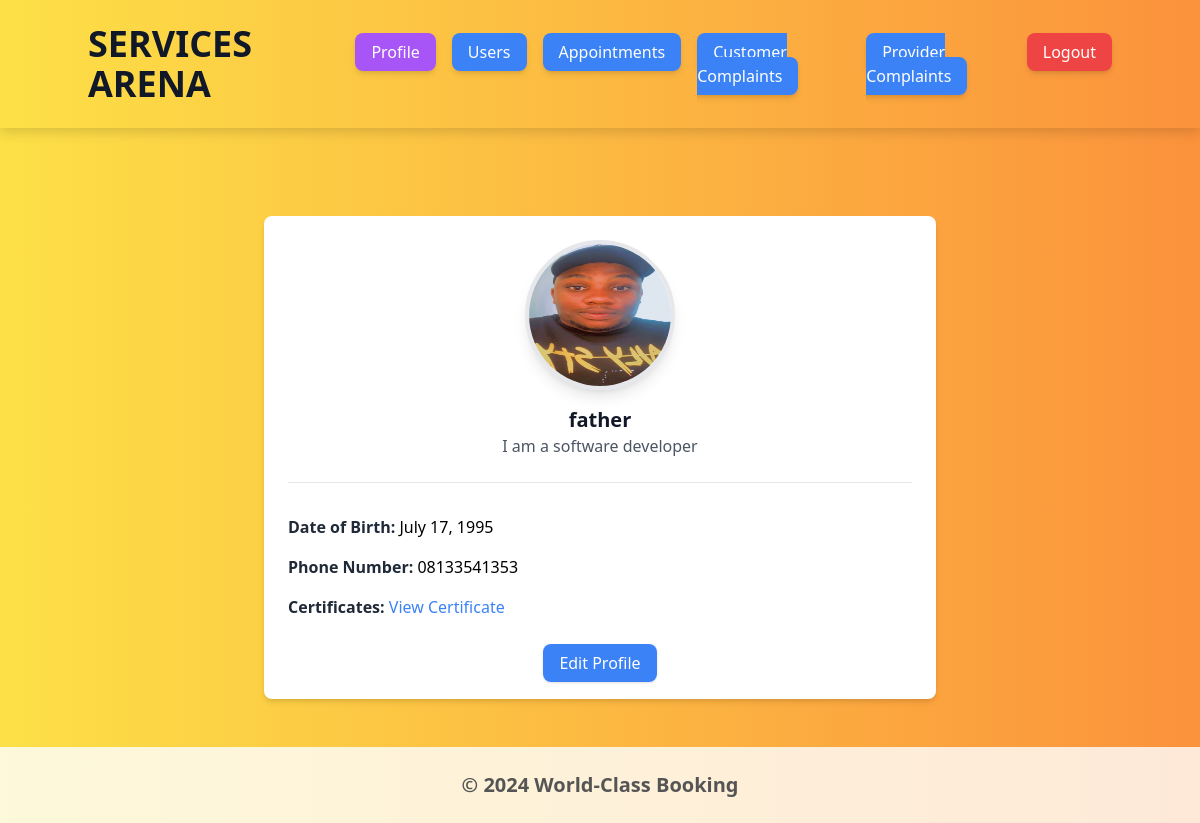
/user/details/father (signed in), run on the app's committed database.
### book/models.py (models this page shows)
class User_Details(db.Model):
    id = db.Column(db.Integer, primary_key=True)
    user_name = db.Column(db.Integer, db.ForeignKey(
        'user.full_name'), unique=True, nullable=False)
    profile_pic = db.Column(db.String(200), nullable=True)
    bio = db.Column(db.String(500), nullable=True)
    created_at = db.Column(db.DateTime, nullable=False, default=datetime.utcnow)
    certificates = db.Column(db.String(200), nullable=True)
    date_of_birth = db.Column(db.Date(), nullable=False)
    phone_number = db.Column(db.String(20), nullable=False)
    user = db.relationship(
        'User', backref=db.backref('passenger', uselist=False))

### book/users/routes.py (the view)
@auth.route('/user/details/<string:user_name>', methods=['GET', 'POST'])
@login_required
def user_details_form(user_name):
    if not current_user.is_authenticated:
        flash("Please log in to access this page.", "warning")
        return redirect(url_for('auth.login'))
    user_details = User_Details.query.filter_by(user_name=user_name).first()
    if not user_details:
        flash("No user details found. Please fill out your profile information.", "warning")
        return redirect(url_for('auth.user_details', user_name=user_name))
    return render_template('user_details_form.html', user_details=user_details)

### book/models.py (called while the page is built)
@login_manager.user_loader
def load_user(user_id):
    return User.query.get(int(user_id))

### book/templates/user_details_form.html
{% extends "base.html" %}
{% block content %}
<div class="container mx-auto mt-10 max-w-2xl">
    <div class="bg-white shadow-md rounded-lg overflow-hidden">
        <div class="p-6">
            <div class="flex justify-center">
                {% if user_details.profile_pic %}
                    <img src="{{ url_for('static', filename='profile_pics/' + user_details.profile_pic) }}" alt="Profile Picture" class="rounded-full border-4 border-gray-200 shadow-lg" style="width: 150px; height: 150px;">
                {% else %}
                    <img src="{{ url_for('static', filename='default_profile.png') }}" alt="Default Profile Picture" class="rounded-full border-4 border-gray-200 shadow-lg" style="width: 150px; height: 150px;">
                {% endif %}
            </div>
            <div class="text-center mt-4">
                <h4 class="text-xl font-bold text-gray-900">{{ user_details.user_name }}</h4>
                {% if user_details.bio %}
                    <p class="text-gray-600">{{ user_details.bio }}</p>
                {% else %}
                    <p class="text-gray-500 italic">No bio available</p>
                {% endif %}
            </div>
            <hr class="my-6">
            <ul class="list-none">
                <li class="py-2">
                    <span class="font-semibold text-gray-800">Date of Birth: </span>{{ user_details.date_of_birth.strftime('%B %d, %Y') }}
                </li>
                <li class="py-2">
                    <span class="font-semibold text-gray-800">Phone Number: </span>{{ user_details.phone_number }}
                </li>
                <li class="py-2">
                    <span class="font-semibold text-gray-800">Certificates: </span>
                    {% if user_details.certificates %}
                        <a href="{{ url_for('static', filename='certificates/' + user_details.certificates) }}" class="text-blue-500 hover:underline" target="_blank">View Certificate</a>
                    {% else %}
                        <span class="text-gray-500">No certificates available</span>
                    {% endif %}
                </li>
            </ul>
            <div class="text-center mt-6">
                <a href="{{ url_for('auth.user_details', user_name=user_details.user_name) }}" class="bg-blue-500 text-white px-4 py-2 rounded-lg shadow hover:bg-blue-600 transition">Edit Profile</a>
            </div>
        </div>
    </div>
</div>
{% endblock %}

### book/templates/base.html (style rules this page uses)
body { background: linear-gradient(120deg, #f6d365, #fda085); }

### data on the page
User_Details: profile_pic (picture), user_name "father", bio "I am a software developer", date_of_birth "July 17, 1995", phone_number "08133541353"
